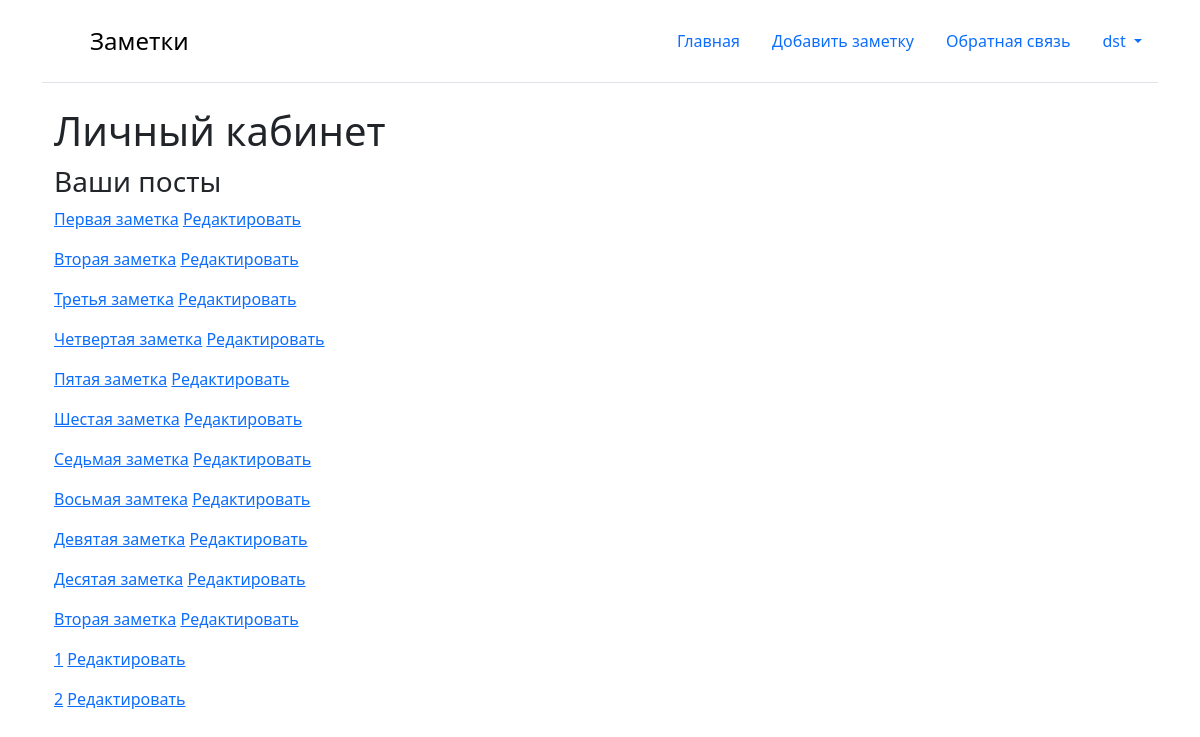
The app's page /users/home (signed in), older data.
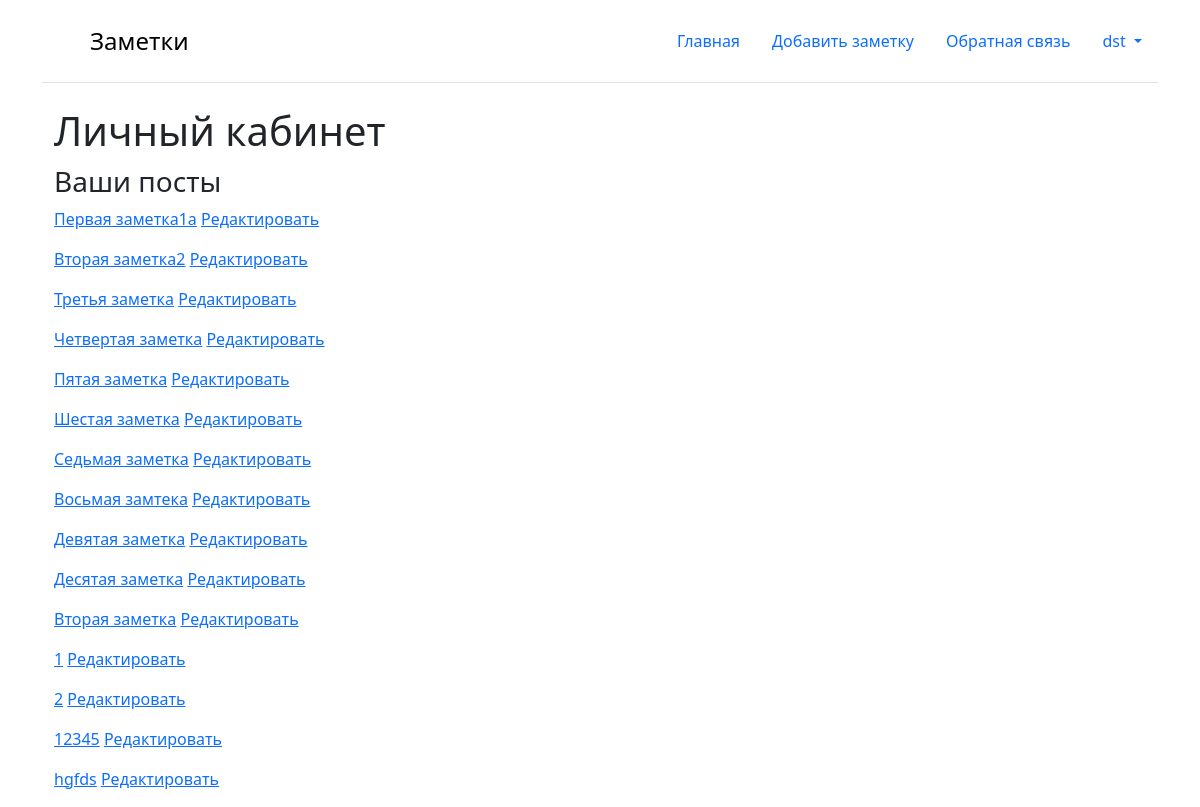
The same page, newer data.
### core/models.py (models this page shows, shortened)
class Post(models.Model):
    title = models.CharField(max_length=200)
    text = models.TextField()
    created_data = models.DateTimeField(auto_now_add=True)
    category = models.ForeignKey(PostCategory,
                                 blank = True,
                                 null = True,
                                 on_delete=models.SET_NULL,
                                 related_name='category_post')
    profile = models.ForeignKey(Profile,
                                related_name='profile_posts',
                                on_delete=models.CASCADE)
    class Meta:
        verbose_name = 'Запись'
        verbose_name_plural = 'Записи'

### user/views.py (the view)
# urls.py: 2. Add a URL to urlpatterns:  path('', views.home, name='home')
@login_required
def home(request):
    profile = request.user.profile
    posts = profile.profile_posts.all() # достали посты пользователя , аналог этой строчки: post = Post.objects.filter(profile=profile)
    return render(request, 'user/home.html', {'posts': posts})

### templates/user/home.html
{% extends 'base.html' %}
{% block content %}
<div class="container">
    <div class="col-md-6">
        <h1>Личный кабинет</h1>
        <h3>Ваши посты</h3>
        {% for post in posts %}
        <p>
            <a href="{% url 'post_detail' post.id %}">{{ post.title }}</a>
            <a href="{% url 'post_edit' post.id %}">Редактировать</a>
        </p>
        {% endfor %}
    </div>
</div>
{% endblock %}

Row changes from the older to the newer data that the page shows:
changed Post: title "Первая заметка" → "Первая заметка1a"
changed Post: title "Вторая заметка" → "Вторая заметка2"
added Post: title "12345"
added Post: title "hgfds"
